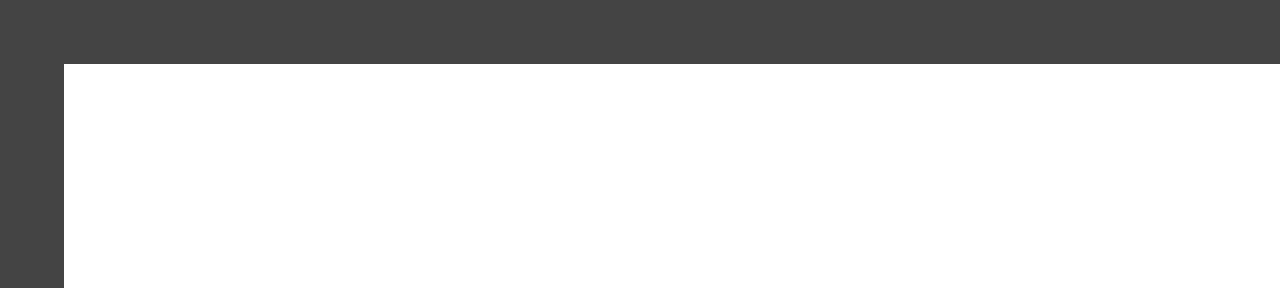

Tiled map render using the project's own tile images. Description and the whole map definition, tile-layer contents included, below:
An orthogonal 40x9 tile map with 32x32 px tiles, 1 tile layer (Tile Layer 1).

<map version="1.10" tiledversion="1.10.1" orientation="orthogonal" renderorder="right-down" width="40" height="9" tilewidth="32" tileheight="32" infinite="0" nextlayerid="2" nextobjectid="1">
 <tileset firstgid="1" source="bg.tsx" />
 <layer id="1" name="Tile Layer 1" width="40" height="9">
  <data encoding="csv">
1,1,1,1,1,1,1,1,1,1,1,1,1,1,1,1,1,1,1,1,1,1,1,1,1,1,1,1,1,1,1,1,1,1,1,1,1,1,1,1,
1,1,1,1,1,1,1,1,1,1,1,1,1,1,1,1,1,1,1,1,1,1,1,1,1,1,1,1,1,1,1,1,1,1,1,1,1,1,1,1,
1,1,3,3,3,3,3,3,3,3,3,3,3,3,3,3,3,3,3,3,3,3,3,3,3,3,3,3,3,3,3,3,3,3,3,3,3,3,3,3,
1,1,3,3,3,3,3,3,3,3,3,3,3,3,3,3,3,3,3,3,3,3,3,3,3,3,3,3,3,3,3,3,3,3,3,3,3,3,3,3,
1,1,3,3,3,3,3,3,3,3,3,3,3,3,3,3,3,3,3,3,3,3,3,3,3,3,3,3,3,3,3,3,3,3,3,3,3,3,3,3,
1,1,3,3,3,3,3,3,3,3,3,3,3,3,3,3,3,3,3,3,3,3,3,3,3,3,3,3,3,3,3,3,3,3,3,3,3,3,3,3,
1,1,3,3,3,3,3,3,3,3,3,3,3,3,3,3,3,3,3,3,3,3,3,3,3,3,3,3,3,3,3,3,3,3,3,3,3,3,3,3,
1,1,3,3,3,3,3,3,3,3,3,3,3,3,3,3,3,3,3,3,3,3,3,3,3,3,3,3,3,3,3,3,3,3,3,3,3,3,3,3,
1,1,3,3,3,3,3,3,3,3,3,3,3,3,3,3,3,3,3,3,3,3,3,3,3,3,3,3,3,3,3,3,3,3,3,3,3,3,3,3
</data>
 </layer>
</map>
